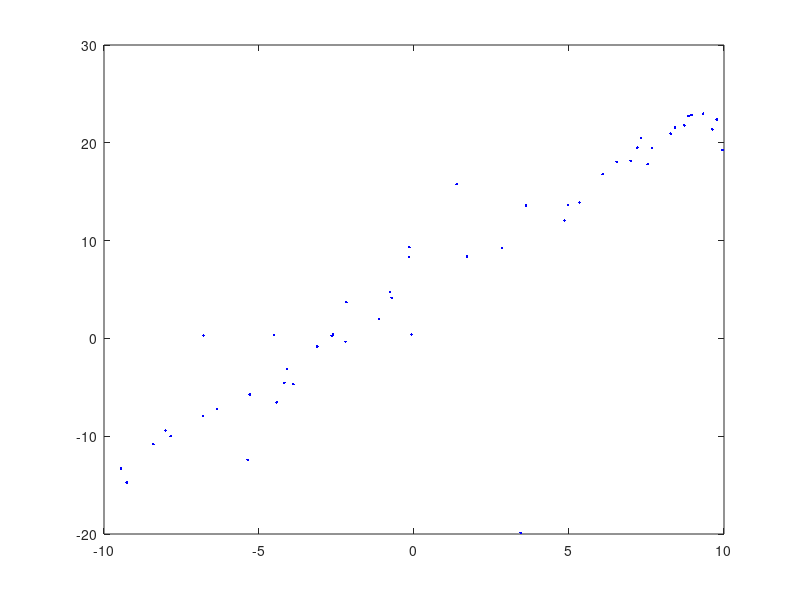

Reproduce this figure in MATLAB. (Note: this script raises an error after producing the figure.)
clear all;
clf;
randn('seed',2);
rand('seed',2);
x = -10 + 20*rand(50,1);
a_true = 2; b_true = 5;
y =a_true * x + b_true;
%noise = randn(50,1) + 20*[zeros(19,1);1;zeros(19,1);1;zeros(10,1)];
%noise = randn(50,1);
noise = trnd(1,[50,1]);

y = y + noise;
plot(x,y,'b.')

cvx_begin
    variable a_est1(1)
    variable b_est1(1)
    minimize( norm( y-a_est1 * x - b_est1, 2 ) )
cvx_end
x_est1 = (-10:10);
y_est1 = a_est1 * x_est1 + b_est1;
hold on;
plot(x_est1,y_est1,'r-');
txt2 = ' \phi_1(r) \Rightarrow';
text(x_est1(14)-3,y_est1(14),txt2)
grid on


cvx_begin
    variable a_est2(1)
    variable b_est2(1)
    minimize( norm( y-a_est2 * x - b_est2, 1 ) )
cvx_end
x_est2 = (-10:10);
y_est2 = a_est2 * x_est2 + b_est2;
hold on;
plot(x_est2,y_est2,'g-');
txt1 = '\Leftarrow \phi_2(r)';
text(x_est2(7)+1,y_est2(7),txt1)
grid on

est_error1 = (a_est1-a_true)^2+(b_est1-b_true)^2;
est_error2 = (a_est2-a_true)^2+(b_est2-b_true)^2;

txt = sprintf('%s=%f','a_{est1}',a_est1);
text(-8,21,txt)
txt = sprintf('%s=%f','b_{est1}',b_est1);
text(-8,18,txt)
txt = sprintf('%s=%f','error_{est1}',est_error1);
text(-8,15,txt)
txt = sprintf('%s=%f','a_{est2}',a_est2);
text(0,-9,txt)
txt = sprintf('%s=%f','b_{est2}',b_est2);
text(0,-12,txt)
txt = sprintf('%s=%f','error_{est2}',est_error2);
text(0,-15,txt)
title('Noise(2) (Significant Noise)')